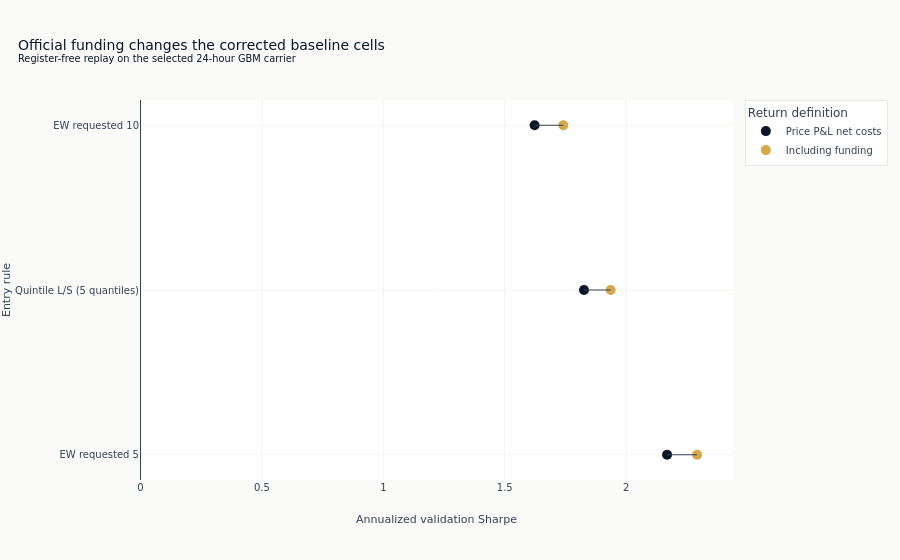

Notebook source saved alongside this figure:
### Markdown cell above
Connecting segments show the within-cell accounting change; the zero line remains the common
performance baseline.

### Code cell
for index in range(replay.height):
    fig.add_shape(
        type="line",
        x0=replay["price_only_sharpe"][index],
        x1=replay["with_funding_sharpe"][index],
        y0=labels[index],
        y1=labels[index],
        line={"color": COLORS["neutral"], "width": 1},
    )
fig.add_vline(x=0, line_color=COLORS["neutral"], line_width=1)
fig.update_layout(
    title={
        "text": "Official funding changes the corrected baseline cells"
        "<br><sup>Register-free replay on the selected 24-hour GBM carrier</sup>",
        "x": 0.02,
        "xanchor": "left",
    },
    xaxis_title="Annualized validation Sharpe",
    yaxis_title="Entry rule",
    legend_title="Return definition",
    margin={"l": 140},
)
fig.show()

### Figure 1 — Plotly figure (JSON) as saved in the notebook; plotly's stock layout.template omitted (floating-point values rounded to 4 significant figures)
{"data": [{"marker": {"color": "#0a1628", "size": 10}, "mode": "markers", "name": "Price P&L net costs", "type": "scatter", "x": [2.169, 1.826, 1.623], "y": ["EW requested 5", "Quintile L/S (5 quantiles)", "EW requested 10"]}, {"marker": {"color": "#D4A84B", "size": 10}, "mode": "markers", "name": "Including funding", "type": "scatter", "x": [2.292, 1.936, 1.741], "y": ["EW requested 5", "Quintile L/S (5 quantiles)", "EW requested 10"]}], "layout": {"legend": {"title": {"text": "Return definition"}}, "margin": {"l": 140}, "shapes": [{"line": {"color": "#334155", "width": 1}, "type": "line", "x0": 2.169, "x1": 2.292, "y0": "EW requested 5", "y1": "EW requested 5"}, {"line": {"color": "#334155", "width": 1}, "type": "line", "x0": 1.826, "x1": 1.936, "y0": "Quintile L/S (5 quantiles)", "y1": "Quintile L/S (5 quantiles)"}, {"line": {"color": "#334155", "width": 1}, "type": "line", "x0": 1.623, "x1": 1.741, "y0": "EW requested 10", "y1": "EW requested 10"}, {"line": {"color": "#334155", "width": 1}, "type": "line", "x0": 0, "x1": 0, "xref": "x", "y0": 0, "y1": 1, "yref": "y domain"}], "title": {"text": "Official funding changes the corrected baseline cells<br><sup>Register-free replay on the selected 24-hour GBM carrier</sup>", "x": 0.02, "xanchor": "left"}, "xaxis": {"title": {"text": "Annualized validation Sharpe"}}, "yaxis": {"title": {"text": "Entry rule"}}}}
